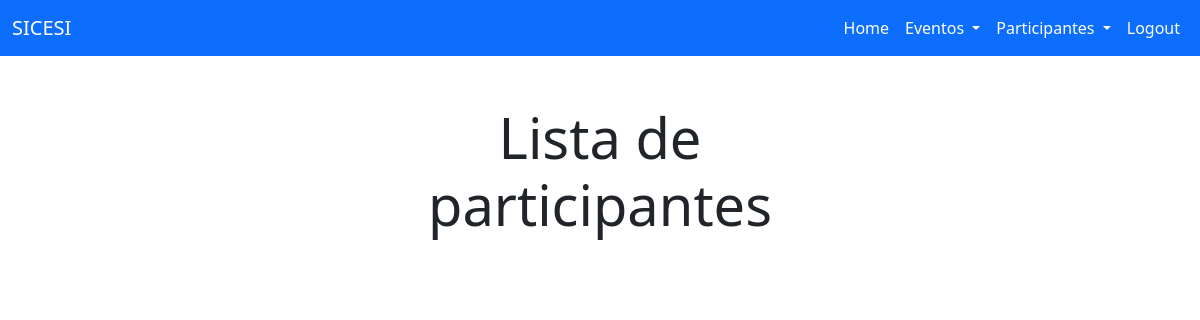
The app's page /participantes/lparticipantes (signed in), older data.
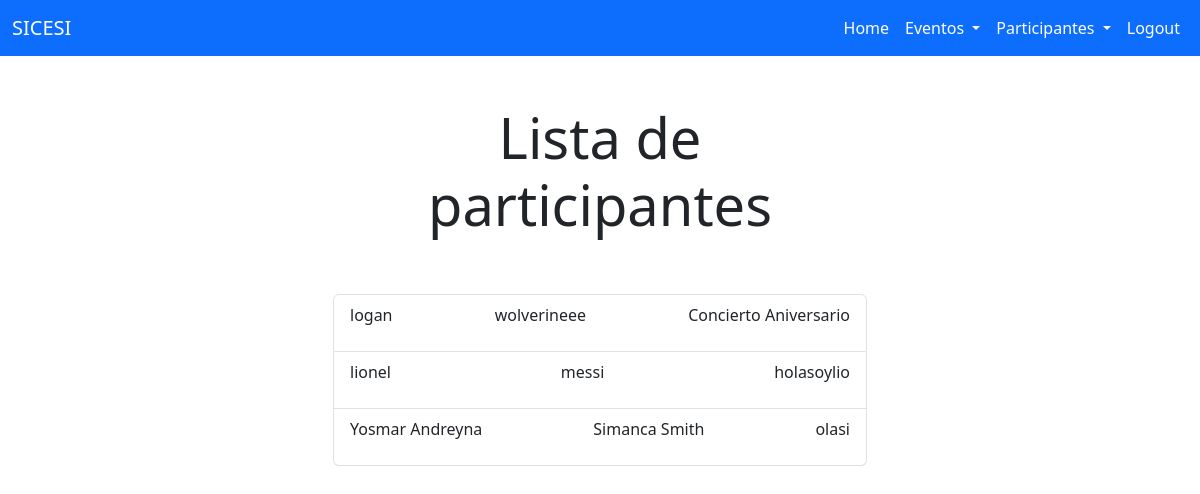
The same page, newer data.
### eventos/models.py (models this page shows, shortened)
class T_Participantes(models.Model):
    nacionalidad_choices = [
        ("Afgano / Afgana", "Afgano / Afgana"),
        ("Alemán / Alemana", "	Alemán /Alemana"),
        ("Arabe", "Arabe"),
        ("Argentino/Argentina", "Argentino/Argentina"),
        ("Australiano/Australiana", "Australiano/Australiana"),
        ("Belga", "Belga"),
        ("Boliviano/Boliviana", "Boliviano/Boliviana"),
        ("Brasileño/Brasileña", "Brasileño/Brasileña"),
        ("Camboyano/Camboyana", "Camboyano/Camboyana"),
        ("Canadiense", "Canadiense"),
        ("Chileno/Chilena", "Chileno/Chilena"),
        ("Chino/China", "Chino/China"),
        ("Colombiano/Colombiana", "Colombiano/Colombiana"),
        ("Coreano/Coreana", "Coreano/Coreana"),
        ("Costarricense", "Costarricense"),
        ("Cubano/Cubana", "Cubano/Cubana"),
        ("Danés/Danesa", "Danés/Danesa"),
        ("Ecuatoriano/Ecuatoriana", "Ecuatoriano/Ecuatoriana"),
        ("Egipcio/Egipcia", "Egipcio/Egipcia"),
        ("Salvadoreño/Salvadoreña", "Salvadoreño/Salvadoreña"),
        ("Escocés/Escocesa", "Escocés/Escocesa"),
        ("Español/Española", "Español/Española"),
        ("Estadounidense", "Estadounidense"),
        ("Escocés/Escocesa", "Escocés/Escocesa"),
        ("Estonio/Estonia", "Estonio/Estonia"),
        ("Etiope", "Etiope"),
        ("Filipino/Filipina", "Filipino/Filipina"),
        ("Finlandés/Finlandesa", "Finlandés/Finlandesa"),
        ("Francés/Francesa", "Francés/Francesa"),
        ("Gales/Galesa", "Gales/Galesa"),
        ("Griego/Griega", "Griego/Griega"),
        ("Guatemalteco/Guatemalteca", "Guatemalteco/Guatemalteca"),
        ("Haitiano/Haitiana", "Haitiano/Haitiana"),
        ("Holandés/Holandesa", "Holandés/Holandesa"),
        ("Hondureño/Hondureña", "Hondureño/Hondureña"),
        ("Escocés/Escocesa", "Escocés/Escocesa"),
        ("Indonés/Indonesa", "Indonés/Indonesa"),
        ("Inglés/Inglesa", "Inglés/Inglesa"),
        ("Iraquí", "Iraquí"),
        ("Iraní", "Iraní"),
        ("Irlandés/Irlandesa", "Irlandés/Irlandesa"),
        ("Israelí", "Israelí"),
        ("Italiano/Italiana", "Italiano/Italiana"),
        ("Japonés/Japonesa", "Japonés/Japonesa"),
        ("Jordano/Jordana", "Jordano/Jordana"),
        ("Laosiano/Laosiana", "Laosiano/Laosiana"),
        ("Letón/Letona", "Letón/Letona"),
        ("Letonés/Letonesa", "Letonés/Letonesa"),
        ("Malayo/Malaya", "Malayo/Malaya"),
        ("Marroquí", "Marroquí"),
        ("Mexicano/Mexicana","Mexicano/Mexicana"),
        ("Nicaragüense", "Nicaragüense"),
        ("Noruego/Noruega", "Noruego/Noruega"),
        ("Neozelandés/Neozelandesa", "Neozelandés/Neozelandesa"),
        ("Panameño/Panameña", "Panameño/Panameña"),
        ("Paraguayo/Paraguaya", "Paraguayo/Paraguaya"),
        ("Peruano/Peruana", "Peruano/Peruana"),
        ("Polaco/Polaca", "Polaco/Polaca"),
        ("Portugués/Portuguesa", "Portugués/Portuguesa"),
        ("Puertorriqueño", "Puertorriqueño"),
        ("Dominicano/Dominicana", "Dominicano/Dominicana"),
        ("Rumano/Rumana", "Rumano/Rumana"),
        ("Ruso/Rusa", "Ruso/Rusa"),
        ("Sueco/Sueca", "Sueco/Sueca"),
        ("Suizo/Suiza", "Suizo/Suiza"),
        ("Tailandés/Tailandesa", "Tailandés/Tailandesa"),
        ("Taiwanes/Taiwanesa", "Taiwanes/Taiwanesa"),
        ("Turco/Turca", "Turco/Turca"),
        ("Ucraniano/Ucraniana", "Ucraniano/Ucraniana"),
        ("Uruguayo/Uruguaya", "Uruguayo/Uruguaya"),
        ("Venezolano/Venezolana", "Venezolano/Venezolana"),
        ("Vietnamita", "Vietnamita")
    ]
    pais_residencia = [
        ("Afganistán", "Afganistán"),
        ("Alemania", "Alemania"),
        ("Arabia Saudita", "Arabia Saudita"),
        ("Argentina", "Argentina"),
        ("Australia", "Australia"),
        ("Bélgica", "Bélgica"),
        ("Bolivia", "Bolivia"),
        ("Brasil", "Brasil"),
        ("Camboya", "Camboya"),
        ("Canadá", "Canadá"),
        ("Chile", "Chile"),
        ("China", "China"),
        ("Colombia", "Colombia"),
        ("Corea del Sur", "Corea del Sur"),
        ("Costa Rica", "Costa Rica"),
        ("Cuba", "Cuba"),
        ("Dinamarca", "Dinamarca"),
        ("Ecuador", "Ecuador"),
        ("Egipto", "Egipto"),
        ("El Salvador", "El Salvador"),
        ("Escocia", "Escocia"),
        ("España", "España"),
        ("Estados Unidos", "Estados Unidos"),
        ("Estonia", "Estonia"),
        ("Etiopia", "Etiopia"),
        ("Filipinas", "Filipinas"),
        ("Finlandia", "Finlandia"),
        ("Francia", "Francia"),
        ("Gales", "Gales"),
        ("Grecia", "Grecia"),
        ("Guatemala", "Guatemala"),
        ("Haití", "Haití"),
        ("Holanda", "Holanda"),
        ("Honduras", "Honduras"),
        ("Gales", "Gales"),
        ("Indonesia", "Indonesia"),
        ("Inglaterra", "Inglaterra"),
        ("Irak", "Irak"),
        ("Irán", "Irán"),
        ("Irlanda", "Irlanda"),
        ("Israel", "Israel"),
        ("Italia", "Italia"),
        ("Japón", "Japón"),
        ("Jordania", "Jordania"),
        ("Laos", "Laos"),
        ("Letonia", "Letonia"),
        ("Lituania", "Lituania"),
        ("Malasia", "Malasia"),
        ("Marruecos", "Marruecos"),
        ("México", "México"),
        ("Nicaragua", "Nicaragua"),
        ("Noruega", "Noruega"),
        ("Nueva Zelandia", "Nueva Zelandia"),
        ("Panamá", "Panamá"),
        ("Paraguay", "Paraguay"),
        ("Perú", "Perú"),
        ("Polonia", "Polonia"),
        ("Portugal", "Portugal"),
        ("Puerto Rico", "Puerto Rico"),
        ("Republica Dominicana", "Republica Dominicana"),
        ("Rumania", "Rumania"),
        ("Rusia", "Rusia"),
        ("Suecia", "Suecia"),
        ("Suiza", "Suiza"),
        ("Tailandia", "Tailandia"),
        ("Taiwán", "Taiwán"),
        ("Turquía", "Turquía"),
        ("Ucrania", "Ucrania"),
        ("Uruguay", "Uruguay"),
        ("Venezuela", "Venezuela"),
        ("Vietnam", "Vietnam")
    ]
    documento_choice = [
        ("Cedula de Identidad", "Cedula de Identidad"),
        ("Pasaporte", "Pasaporte"),
        ("RIF", "RIF")
    ]
    nombres = models.CharField (max_length=50, null=False, blank=False)
    apellidos = models.CharField (max_length=50, null=False, blank=False)
    nacionalidad = models.CharField (choices=nacionalidad_choices, null=True, blank=True, max_length=50)
    pais_residencia = models.CharField (choices=pais_residencia, null=True, blank=True, max_length=50)
    ciudad_residencia = models.CharField (max_length=100, null=False, blank=False)
    correo = models.EmailField (null=False, blank=False)
    tipo_documento = models.CharField (choices=documento_choice, null=True, blank=True, max_length=50)
    n_documento = models.IntegerField (null=False, blank=False)
    telefono = models.IntegerField (null=False, blank=False)
    profesion = models.CharField (max_length=100)
    fecha_registro = models.DateTimeField(auto_now_add=True)
    evento = models.ForeignKey (T_Eventos, on_delete=models.CASCADE)
    user = models.ForeignKey(User, on_delete=models.CASCADE)

class T_Eventos(models.Model):
    titulo = models.CharField (max_length=100)
    contenido = models.TextField(blank=True)
    fecha_evento = models.DateTimeField(default=None, blank=True)
    fecha_creacion = models.DateTimeField(auto_now_add=True)
    fecha_culminado = models.DateTimeField(null=True)
    user = models.ForeignKey(User, on_delete=models.CASCADE)
    def __str__ (self):
        return self.titulo

### participantes/views.py (the view)
# urls.py: path('participantes/lparticipantes', views.lparticipantes, name='lparticipantes'),
def lparticipantes(request):
    lparticipantes = T_Participantes.objects.filter(user=request.user)
    if request.method == 'GET':
        return render(request, 'lparticipantes.html', {'lparticipantes': lparticipantes})

### participantes/templates/lparticipantes.html
{% extends 'main/base.html' %}
{% block content %}
<main class="container">
    <div class="row">
        <div class="col-md-6 offset-md-3">
            <h1 class="text-center display-4 py-5">Lista de participantes</h1>
            <ul class="list-group">
                {% for participante in lparticipantes %}
                <a class="list-group-item" href="{% url 'form_detail' participante.id %}">
                    <header class="d-flex justify-content-between">
                        <p >{{participante.nombres}}</p>
                        <p>{{participante.apellidos}}</p>
                        <p>{{participante.evento}}</p>
                    </header>
                </a>
                {% endfor %}
            </ul>
        </div>
    </div>
</main>
{% endblock %}

### eventos/templates/main/base.html (shortened to what this page needs)
<!DOCTYPE html>
<html lang="en">
<head>
    <link href="https://cdn.jsdelivr.net/npm/bootstrap@5.3.2/dist/css/bootstrap.min.css" rel="stylesheet">
</head>
<body>
    <nav class="navbar navbar-expand-lg bg-primary" data-bs-theme="dark">
        <div class="container-fluid">
          <a class="navbar-brand" href="#">SICESI</a>
          <div class="collapse navbar-collapse" id="navbarNav">
            <ul class="navbar-nav ms-auto">
              <li class="nav-item">
                <a class="nav-link active" aria-current="page" href="/">Home</a>
              </li>
              {% if user.is_authenticated %}
              <li class="nav-item dropdown">
                <a class="nav-link active dropdown-toggle" href="#" role="button" data-bs-toggle="dropdown" aria-expanded="false">
                  Eventos
                </a>
              </li>
              <li class="nav-item dropdown">
                <a class="nav-link active dropdown-toggle" href="#" role="button" data-bs-toggle="dropdown" aria-expanded="false">
                  Participantes
                </a>
              </li>
              <li class="nav-item">
                <a class="nav-link active" href="/logout">Logout</a>
              </li>
              {% endif %}
            </ul>
          </div>
        </div>
      </nav>
    <div class="container">
        {% block content %}
        {% endblock %}
    </div>
</body>
</html>

Row changes from the older to the newer data that the page shows:
added T_Participantes: nombres "logan", apellidos "wolverineee", evento "Concierto Aniversario"
added T_Participantes: nombres "lionel", apellidos "messi", evento "holasoylio"
added T_Participantes: nombres "Yosmar Andreyna", apellidos "Simanca Smith", evento "olasi"
